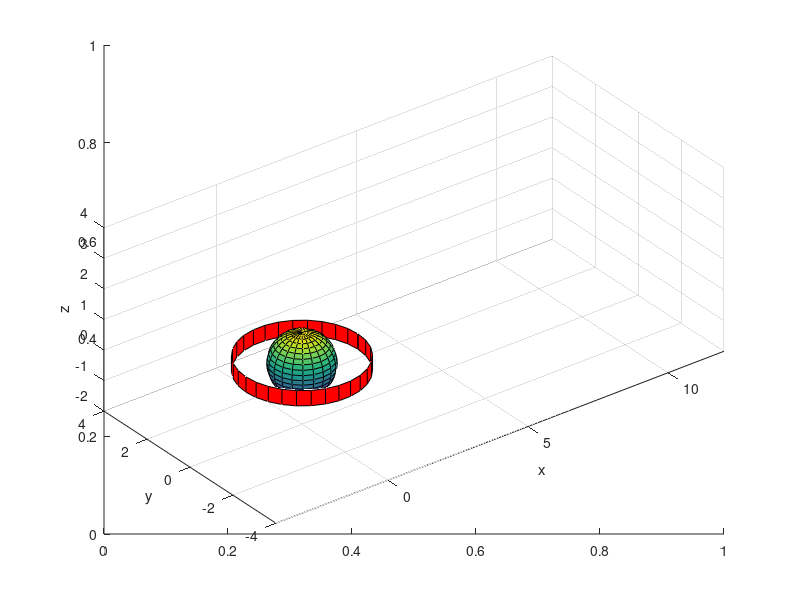

The MATLAB script that drew this image: (Note: this script raises an error after producing the figure.)
% Lab 7 - 3D Objects and Animations

hold off; clear all; close all; clc;

% Creating axes

myAxes=axes('xlim',[-4 12], 'ylim', [-4 4], 'zlim', [-2 4]);

grid on
view(3)
axis equal
hold on
xlabel('x')
ylabel('y')
zlabel('z')

%% Creating shapes
[xcyl ycyl zcyl]=cylinder([2 2],30);
[xsph ysph zsph]=sphere(20);
% 
% 
h(1)=surface(xcyl,ycyl,.5*(zcyl-0.5),'FaceColor','r');
h(2)=surface(xsph, ysph, zsph);

%% Combining shapes

combinedObject = hgtransform('parent',myAxes);
set(h,'parent',combinedObject)
drawnow

longitude = linspace(10,0,10); % x translation
% latitude  = [2 2 2 2 2 -2 -2 -2 -2 -2]; % y translation
% altitude =  [0 1 3 4 4 4 3 2 1 0]; % z translation
bearing = linspace(0,90,10); % rotation


%% Animating objects

for i = 1:length(longitude)
        translation = makehgtform('translate',[longitude(i) 0 0]);
        rotation1 = makehgtform('xrotate',(pi/180)*bearing(i));
        rotation2 = makehgtform('yrotate',(pi/180)*bearing(i));
        rotation3 = makehgtform('zrotate',(pi/180)*bearing(i));
        scaling   = makehgtform('scale',1-i/20);
        
        
        % combine the transformations
        
%         set(combinedObject,'matrix',rotation2*translation);
        set(combinedObject,'matrix',translation*rotation2);
        pause(0.3)
end

%% other animation

longitude=linspace(0, 0, 200);
latitude= linspace(0,0,200);
altitude=linspace(0,4,200);
bearing=linspace(0,20*pi,200);

for i = 1:length(latitude)
        translation = makehgtform('translate',[latitude(i) longitude(i) altitude(i)]);
        rotation1 = makehgtform('xrotate',bearing(i));
        rotation2 = makehgtform('yrotate',bearing(i));
        rotation3 = makehgtform('zrotate',bearing(i));
        scaling   = makehgtform('scale',1-i/100);
        
        % combine the transformations
        
        set(combinedObject,'matrix',translation*rotation1*rotation2*rotation3*scaling);
        pause(0.03)
end